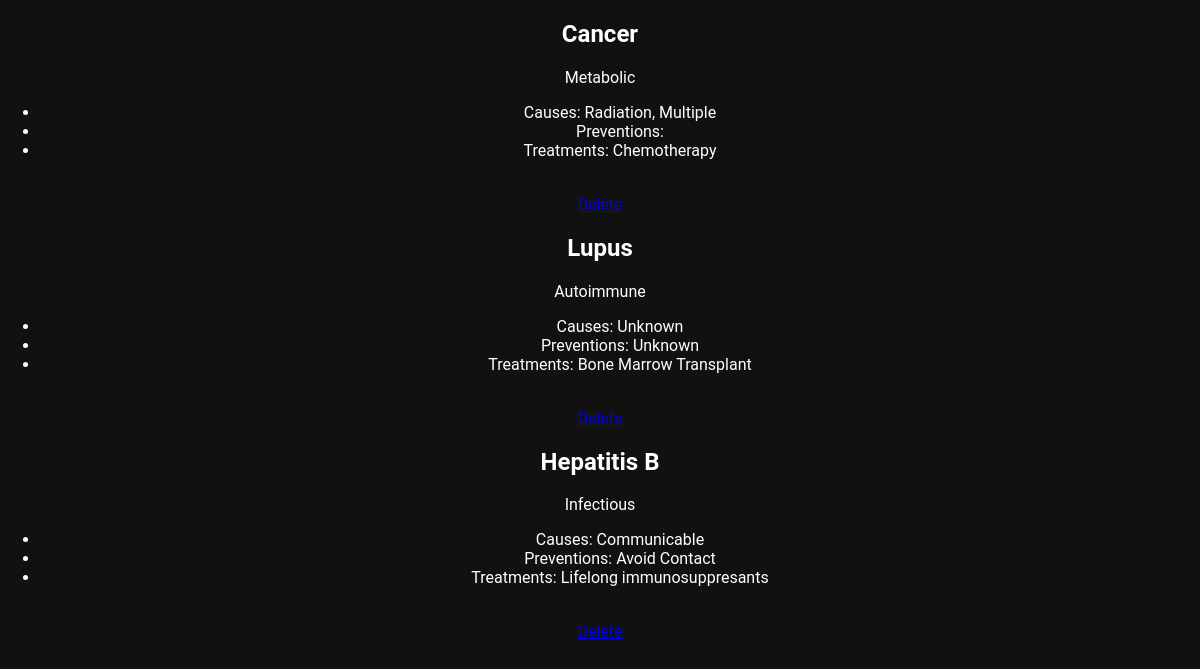
/view, run on the app's committed database.
### diseases/models.py (models this page shows, shortened)
class Disease(models.Model):
	name = models.CharField(max_length=50, unique=True)
	congenial = models.CharField(max_length=50)
	age_group = models.CharField(max_length=50)
	classification = models.CharField(max_length=50)
	causes = models.CharField(max_length=50)
	prevention = models.CharField(max_length=50)
	treatment = models.CharField(max_length=50)

### diseases/views.py (the view)
# urls.py: path('view', views.viewDiseases, name='view'),
def viewDiseases(request):
    diseases = Disease.objects.all();
    return render(request, 'diseases/viewDiseases.html', {'diseases': diseases,})

### diseases/templates/diseases/viewDiseases.html (shortened to what this page needs)
<!DOCTYPE html>
<html>
<head>
	{% load static %}
	<link rel='stylesheet' href="{% static 'main.css' %}">
</head>
<body>
	{% block content %}
		<div class="container">
			{% for disease in diseases %}
			<div class="card">
				<h2>{{ disease.name }}</h2>
				 <span>{{ disease.classification }}</span>
				 <ul>
				 	<li>Causes: <span>{{ disease.causes }}</span></li>
				 	<li>Preventions: <span>{{ disease.prevention }}</span></li>
				 	<li>Treatments: <span>{{ disease.treatment }}</span></li>
				</ul>
				<br>
				<a href="{% url 'delete' diseaseName=disease.name %}" onclick="return confirm('Are you sure you want to delete this Disease Data?');">Delete</a>
			</div>
			{% endfor %}
		</div>
	{% endblock %}
</body>
</html>

### diseases/static/main.css (style rules this page uses)
html { width: 100%; height: 100%; }
body { font-family: "Roboto", Sans-Serif; margin: 0 auto; padding: 0; background-color: #111111; height: 100%; width: 100%; text-align: center; -webkit-overflow-scrolling: touch; font-size: 16px; color: white; }

### data on the page
Disease: name "Cancer", classification "Metabolic", causes "Radiation, Multiple", treatment "Chemotherapy"
Disease: name "Lupus", classification "Autoimmune", causes "Unknown", prevention "Unknown", treatment "Bone Marrow Transplant"
Disease: name "Hepatitis B", classification "Infectious", causes "Communicable", prevention "Avoid Contact", treatment "Lifelong immunosuppresants"
